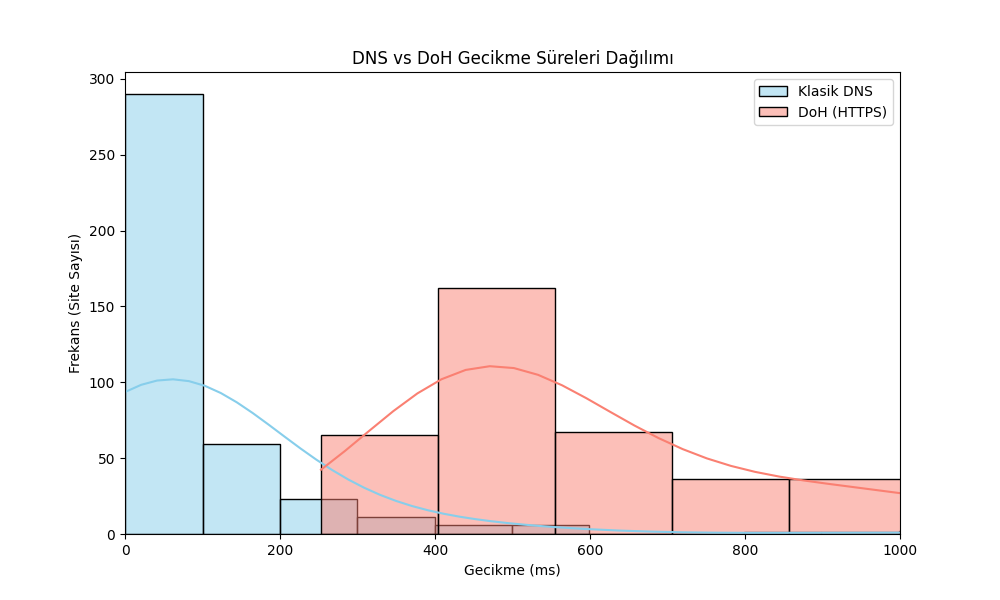

Source code (Python):
#Bu dosya, klasik DNS'in hız stabilitesi ile DoH'un gecikme değişkenliğini karşılaştıran bir histogram oluşturur
import pandas as pd
import matplotlib.pyplot as plt
import seaborn as sns

try:
    df = pd.read_csv('dns_karsilastirma_sonuclari.csv')
    dns_col = 'Klasik DNS (ms)'
    doh_col = 'DoH (ms)'

    plt.figure(figsize=(10, 6))
    sns.histplot(pd.to_numeric(df[dns_col], errors='coerce').dropna(), color="skyblue", label="Klasik DNS", kde=True)
    sns.histplot(pd.to_numeric(df[doh_col], errors='coerce').dropna(), color="salmon", label="DoH (HTTPS)", kde=True)
    
    plt.title('DNS vs DoH Gecikme Süreleri Dağılımı')
    plt.xlabel('Gecikme (ms)')
    plt.ylabel('Frekans (Site Sayısı)')
    plt.legend()
    plt.xlim(0, 1000)
    plt.savefig('gecikme_dagilimi.png')
    print("Gecikme dağılımı grafiği 'gecikme_dagilimi.png' olarak kaydedildi.")
    plt.show()
except Exception as e:
    print(f"Hata: {e}")
